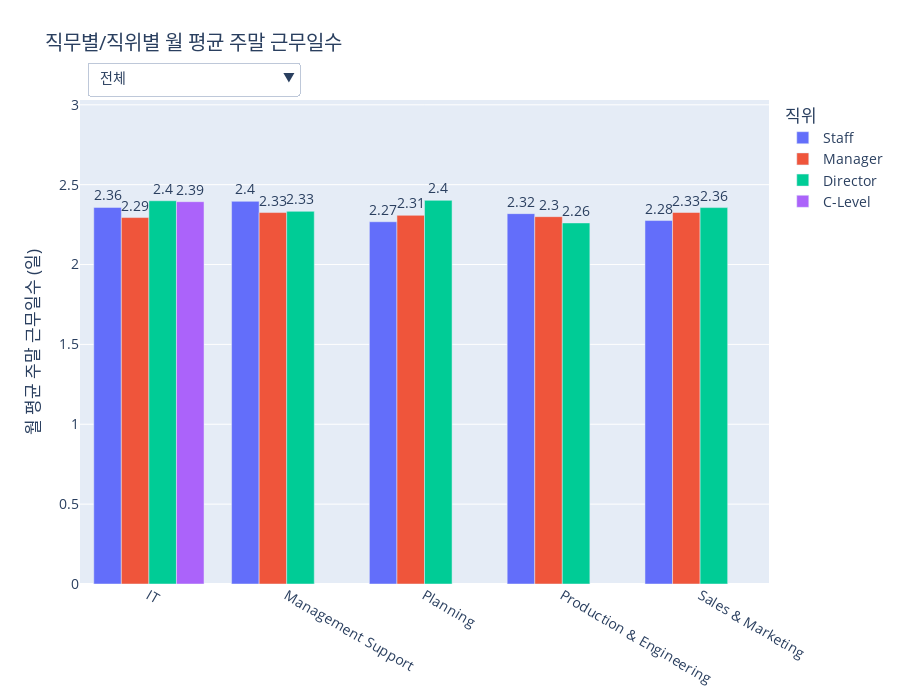

Notebook source saved alongside this figure:
### Code cell
import pandas as pd
import numpy as np
import plotly.graph_objects as go
import plotly.io as pio
import plotly.express as px
import datetime

# --- 1. 데이터 임포트 ---
from services.tables.Time_Attendance.detailed_working_info_table import detailed_work_info_df
from services.tables.HR_Core.basic_info_table import emp_df
from services.tables.HR_Core.department_info_table import department_info_df
from services.tables.HR_Core.position_info_table import position_info_df
from services.tables.HR_Core.position_table import position_df, position_order
from services.tables.HR_Core.job_info_table import job_info_df
from services.tables.HR_Core.job_table import job_df, job_df_indexed, parent_map_job, job_l1_order, job_l2_order
from services.helpers.utils import get_level1_ancestor, get_level2_ancestor

def create_figure():
    """
    제안 16-2: 직무별/직위별 주말 근무 패턴 분석 그래프를 생성합니다.
    """
    # --- 2. 데이터 준비 및 가공 ---
    work_records = detailed_work_info_df.copy()
    work_records['DATE'] = pd.to_datetime(work_records['DATE'])
    work_records['DAY_OF_WEEK'] = work_records['DATE'].dt.weekday
    weekend_work_df = work_records[
        (~work_records['WORK_ETC'].isin(['휴가', '주말 휴무', '비번', '휴무'])) &
        (work_records['DAY_OF_WEEK'] >= 5)
    ].copy()
    weekend_work_df['PAY_PERIOD'] = weekend_work_df['DATE'].dt.strftime('%Y-%m')
    
    monthly_weekend_days = weekend_work_df.groupby(['EMP_ID', 'PAY_PERIOD']).size().reset_index(name='WEEKEND_WORK_DAYS')
    avg_weekend_days = monthly_weekend_days.groupby('EMP_ID')['WEEKEND_WORK_DAYS'].mean().reset_index()
    
    analysis_df = emp_df[emp_df['CURRENT_EMP_YN'] == 'Y'][['EMP_ID']].copy()
    analysis_df = pd.merge(analysis_df, avg_weekend_days, on='EMP_ID', how='left').fillna(0)

    # 현재 직위 및 직무 정보 추가
    current_positions = position_info_df[position_info_df['GRADE_END_DATE'].isnull()]
    current_job = job_info_df[job_info_df['JOB_APP_END_DATE'].isnull()]
    analysis_df = pd.merge(analysis_df, current_positions[['EMP_ID', 'POSITION_ID']], on='EMP_ID', how='left')
    analysis_df = pd.merge(analysis_df, current_job[['EMP_ID', 'JOB_ID']], on='EMP_ID', how='left')
    analysis_df = pd.merge(analysis_df, position_df[['POSITION_ID', 'POSITION_NAME']], on='POSITION_ID', how='left')
    
    job_name_map = job_df.set_index('JOB_ID')['JOB_NAME'].to_dict()
    analysis_df['JOB_L1_NAME'] = analysis_df['JOB_ID'].apply(lambda x: job_name_map.get(get_level1_ancestor(x, job_df_indexed, parent_map_job)))
    analysis_df['JOB_L2_NAME'] = analysis_df['JOB_ID'].apply(lambda x: job_name_map.get(get_level2_ancestor(x, job_df_indexed, parent_map_job)))

    analysis_df = analysis_df.dropna(subset=['JOB_L1_NAME', 'JOB_L2_NAME', 'POSITION_NAME'])

    job_l1_summary = analysis_df.groupby(['JOB_L1_NAME', 'POSITION_NAME'], observed=False)['WEEKEND_WORK_DAYS'].mean().reset_index()
    job_l2_summary = analysis_df.groupby(['JOB_L1_NAME', 'JOB_L2_NAME', 'POSITION_NAME'], observed=False)['WEEKEND_WORK_DAYS'].mean().reset_index()
    
    y_max = pd.concat([job_l1_summary['WEEKEND_WORK_DAYS'], job_l2_summary['WEEKEND_WORK_DAYS']]).max()
    fixed_y_range = [0, y_max * 1.2]

    # --- 3. Plotly 인터랙티브 그래프 생성 ---
    fig = go.Figure()
    colors = px.colors.qualitative.Plotly
    
    for i, pos_name in enumerate(position_order):
        df_filtered = job_l1_summary[job_l1_summary['POSITION_NAME'] == pos_name]
        fig.add_trace(go.Bar(x=df_filtered['JOB_L1_NAME'], y=df_filtered['WEEKEND_WORK_DAYS'], name=pos_name, marker_color=colors[i],
                             text=df_filtered['WEEKEND_WORK_DAYS'].round(2), textposition='outside'))
    
    job_l2_traces_map = {}
    trace_idx_counter = len(fig.data)
    for job_l1_name in job_l1_order:
        job_l1_df = job_l2_summary[job_l2_summary['JOB_L1_NAME'] == job_l1_name]
        job_l2_traces_map[job_l1_name] = []
        for j, pos_name in enumerate(position_order):
            df_filtered = job_l1_df[job_l1_df['POSITION_NAME'] == pos_name]
            fig.add_trace(go.Bar(x=df_filtered['JOB_L2_NAME'], y=df_filtered['WEEKEND_WORK_DAYS'], name=pos_name, visible=False, marker_color=colors[j],
                                 text=df_filtered['WEEKEND_WORK_DAYS'].round(2), textposition='outside'))
            job_l2_traces_map[job_l1_name].append(trace_idx_counter)
            trace_idx_counter += 1

    # --- 4. 드롭다운 메뉴 및 레이아웃 업데이트 ---
    buttons = []
    buttons.append(dict(label='전체', method='update', args=[
        {'visible': [True]*len(position_order) + [False]*(len(fig.data)-len(position_order))},
        {'title': '전체 직무별 월 평균 주말 근무일수', 'xaxis.title': 'Job Level 1'}
    ]))
    for job_l1_name in job_l1_order:
        visibility_mask = [False] * len(fig.data)
        for trace_idx in job_l2_traces_map.get(job_l1_name, []):
            visibility_mask[trace_idx] = True
        buttons.append(dict(label=f'{job_l1_name}', method='update', args=[
            {'visible': visibility_mask},
            {'title': f'{job_l1_name} 내 직무별 월 평균 주말 근무일수', 'xaxis.title': 'Job Level 2'}
        ]))

    fig.update_layout(
        updatemenus=[dict(active=0, buttons=buttons, direction="down", pad={"r": 10, "t": 10}, showactive=True, x=0.01, xanchor="left", y=1.1, yanchor="top")],
        title_text='직무별/직위별 월 평균 주말 근무일수',
        yaxis_title='월 평균 주말 근무일수 (일)',
        font_size=14, height=700,
        barmode='group',
        legend_title_text='직위',
        annotations=[dict(text="직무 선택:", showarrow=False, x=0, y=1.08, yref="paper", align="left")],
        yaxis_range=fixed_y_range
    )
    
    return fig

# 이 파일을 직접 실행할 경우 그래프를 생성하여 보여줍니다.
pio.renderers.default = 'vscode'
fig = create_figure()
fig.show()

### Figure 1 — Plotly figure (JSON) as saved in the notebook; plotly's stock layout.template omitted (floating-point values rounded to 4 significant figures)
{"data": [{"marker": {"color": "#636EFA"}, "name": "Staff", "text": [2.36, 2.4, 2.27, 2.32, 2.28], "textposition": "outside", "type": "bar", "x": ["IT", "Management Support", "Planning", "Production & Engineering", "Sales & Marketing"], "y": [2.358, 2.396, 2.268, 2.319, 2.275]}, {"marker": {"color": "#EF553B"}, "name": "Manager", "text": [2.29, 2.33, 2.31, 2.3, 2.33], "textposition": "outside", "type": "bar", "x": ["IT", "Management Support", "Planning", "Production & Engineering", "Sales & Marketing"], "y": [2.294, 2.325, 2.308, 2.3, 2.326]}, {"marker": {"color": "#00CC96"}, "name": "Director", "text": [2.4, 2.33, 2.4, 2.26, 2.36], "textposition": "outside", "type": "bar", "x": ["IT", "Management Support", "Planning", "Production & Engineering", "Sales & Marketing"], "y": [2.399, 2.333, 2.402, 2.26, 2.356]}, {"marker": {"color": "#AB63FA"}, "name": "C-Level", "text": [2.39], "textposition": "outside", "type": "bar", "x": ["IT"], "y": [2.393]}, {"marker": {"color": "#636EFA"}, "name": "Staff", "text": [2.33, 2.47, 2.53], "textposition": "outside", "type": "bar", "visible": false, "x": ["Data Scientist", "Infrastructure", "SW Developer"], "y": [2.327, 2.474, 2.525]}, {"marker": {"color": "#EF553B"}, "name": "Manager", "text": [2.33, 2.04, 2.37], "textposition": "outside", "type": "bar", "visible": false, "x": ["Data Scientist", "Infrastructure", "SW Developer"], "y": [2.329, 2.041, 2.37]}, {"marker": {"color": "#00CC96"}, "name": "Director", "text": [2.41, 2.43, 2.24], "textposition": "outside", "type": "bar", "visible": false, "x": ["Data Scientist", "Infrastructure", "SW Developer"], "y": [2.41, 2.431, 2.237]}, {"marker": {"color": "#AB63FA"}, "name": "C-Level", "text": [2.39], "textposition": "outside", "type": "bar", "visible": false, "x": ["Data Scientist"], "y": [2.393]}, {"marker": {"color": "#636EFA"}, "name": "Staff", "text": [2.45, 2.35], "textposition": "outside", "type": "bar", "visible": false, "x": ["Finance", "HR"], "y": [2.445, 2.346]}, {"marker": {"color": "#EF553B"}, "name": "Manager", "text": [2.33, 2.31], "textposition": "outside", "type": "bar", "visible": false, "x": ["Finance", "HR"], "y": [2.333, 2.31]}, {"marker": {"color": "#00CC96"}, "name": "Director", "text": [2.18, 2.37], "textposition": "outside", "type": "bar", "visible": false, "x": ["Finance", "HR"], "y": [2.175, 2.372]}, {"marker": {"color": "#AB63FA"}, "name": "C-Level", "text": [], "textposition": "outside", "type": "bar", "visible": false, "x": [], "y": []}, {"marker": {"color": "#636EFA"}, "name": "Staff", "text": [2.27], "textposition": "outside", "type": "bar", "visible": false, "x": ["Business Planning"], "y": [2.268]}, {"marker": {"color": "#EF553B"}, "name": "Manager", "text": [2.31], "textposition": "outside", "type": "bar", "visible": false, "x": ["Business Planning"], "y": [2.308]}, {"marker": {"color": "#00CC96"}, "name": "Director", "text": [2.4], "textposition": "outside", "type": "bar", "visible": false, "x": ["Business Planning"], "y": [2.402]}, {"marker": {"color": "#AB63FA"}, "name": "C-Level", "text": [], "textposition": "outside", "type": "bar", "visible": false, "x": [], "y": []}, {"marker": {"color": "#636EFA"}, "name": "Staff", "text": [2.34, 2.3], "textposition": "outside", "type": "bar", "visible": false, "x": ["Engineering", "Production Management"], "y": [2.339, 2.3]}, {"marker": {"color": "#EF553B"}, "name": "Manager", "text": [2.34, 2.24], "textposition": "outside", "type": "bar", "visible": false, "x": ["Engineering", "Production Management"], "y": [2.336, 2.237]}, {"marker": {"color": "#00CC96"}, "name": "Director", "text": [2.36, 1.81], "textposition": "outside", "type": "bar", "visible": false, "x": ["Engineering", "Production Management"], "y": [2.364, 1.811]}, {"marker": {"color": "#AB63FA"}, "name": "C-Level", "text": [], "textposition": "outside", "type": "bar", "visible": false, "x": [], "y": []}, {"marker": {"color": "#636EFA"}, "name": "Staff", "text": [2.38, 2.24], "textposition": "outside", "type": "bar", "visible": false, "x": ["Marketing", "Sales"], "y": [2.384, 2.242]}, {"marker": {"color": "#EF553B"}, "name": "Manager", "text": [2.36, 2.31], "textposition": "outside", "type": "bar", "visible": false, "x": ["Marketing", "Sales"], "y": [2.356, 2.309]}, {"marker": {"color": "#00CC96"}, "name": "Director", "text": [2.5, 2.33], "textposition": "outside", "type": "bar", "visible": false, "x": ["Marketing", "Sales"], "y": [2.503, 2.33]}, {"marker": {"color": "#AB63FA"}, "name": "C-Level", "text": [], "textposition": "outside", "type": "bar", "visible": false, "x": [], "y": []}], "layout": {"annotations": [{"align": "left", "showarrow": false, "text": "직무 선택:", "x": 0, "y": 1.08, "yref": "paper"}], "barmode": "group", "font": {"size": 14}, "height": 700, "legend": {"title": {"text": "직위"}}, "title": {"text": "직무별/직위별 월 평균 주말 근무일수"}, "updatemenus": [{"active": 0, "buttons": [{"args": [{"visible": [true, true, true, true, false, false, false, false, false, false, false, false, false, false, false, false, false, false, false, false, false, false, false, false]}, {"title": "전체 직무별 월 평균 주말 근무일수", "xaxis.title": "Job Level 1"}], "label": "전체", "method": "update"}, {"args": [{"visible": [false, false, false, false, true, true, true, true, false, false, false, false, false, false, false, false, false, false, false, false, false, false, false, false]}, {"title": "IT 내 직무별 월 평균 주말 근무일수", "xaxis.title": "Job Level 2"}], "label": "IT", "method": "update"}, {"args": [{"visible": [false, false, false, false, false, false, false, false, true, true, true, true, false, false, false, false, false, false, false, false, false, false, false, false]}, {"title": "Management Support 내 직무별 월 평균 주말 근무일수", "xaxis.title": "Job Level 2"}], "label": "Management Support", "method": "update"}, {"args": [{"visible": [false, false, false, false, false, false, false, false, false, false, false, false, true, true, true, true, false, false, false, false, false, false, false, false]}, {"title": "Planning 내 직무별 월 평균 주말 근무일수", "xaxis.title": "Job Level 2"}], "label": "Planning", "method": "update"}, {"args": [{"visible": [false, false, false, false, false, false, false, false, false, false, false, false, false, false, false, false, true, true, true, true, false, false, false, false]}, {"title": "Production & Engineering 내 직무별 월 평균 주말 근무일수", "xaxis.title": "Job Level 2"}], "label": "Production & Engineering", "method": "update"}, {"args": [{"visible": [false, false, false, false, false, false, false, false, false, false, false, false, false, false, false, false, false, false, false, false, true, true, true, true]}, {"title": "Sales & Marketing 내 직무별 월 평균 주말 근무일수", "xaxis.title": "Job Level 2"}], "label": "Sales & Marketing", "method": "update"}], "direction": "down", "pad": {"r": 10, "t": 10}, "showactive": true, "x": 0.01, "xanchor": "left", "y": 1.1, "yanchor": "top"}], "yaxis": {"range": [0, 3.03], "title": {"text": "월 평균 주말 근무일수 (일)"}}}}
